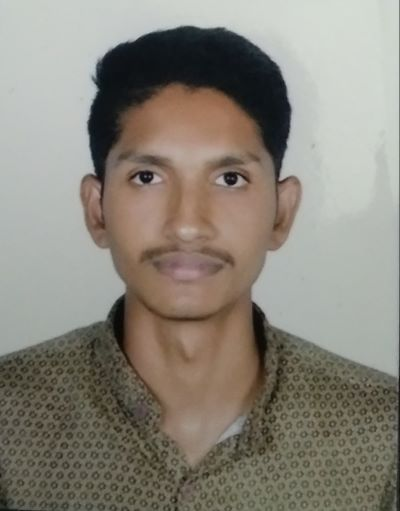
#> input picture face recognition/devashish.jpg, 400 x 511 px, given in place of the camera
$ jupyter execute 'generating training data.ipynb'
#> lines starting #> are read from the running program, lines starting #| are printed output that depends on the picture
[cell 1]
import cv2
import numpy as np

[cell 2]
cap=cv2.VideoCapture(0)
face_casscade=cv2.CascadeClassifier("haarcascade_frontalface_alt.xml")

skip=0

face_data=[]
dataset_path='./data/'
file_name=input("Enter the name of the person")
#> the answer given: devashish.jpg
while True:
    ret,frame=cap.read()
#> frame is the input picture: shape (511, 400, 3); mean B, G, R 122.1, 132.4, 137.5

    if ret==False:
        continue
    gray=cv2.cvtColor(frame,cv2.COLOR_BGR2GRAY)
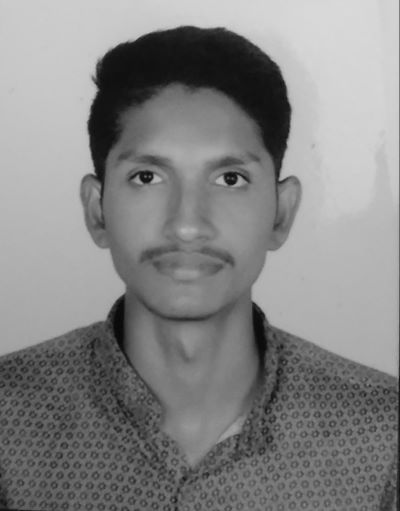
#> gray: shape (511, 400); min 6, max 217, mean 132.8

    faces=face_casscade.detectMultiScale(frame,1.3,5)
#> faces = [[84, 98, 206, 206]]
    faces=sorted(faces, key=lambda f:f[2]*f[3])
    for face in faces[-1:]:
        x,y,w,h=face
        cv2.rectangle(frame,(x,y),(x+w,y+h),(0,255,255),2)
        offset=10
        face_section=frame[y-offset:y+h+offset,x-offset:x+w+offset]
        face_section=cv2.resize(face_section,(100,100))
        if skip%10==0:
            face_data.append(face_section)
            print(len(face_data))
        cv2.imshow('Frame',frame)
        cv2.imshow('Face Section',face_section)
#> this loop made 1 pass
#> (x, y, w, h, offset) on pass 1: (84, 98, 206, 206, 10)
#| 1
#> pass 1, `face_section=frame[y-offset:y+h+offset,x-offset:x+w+offset]`:
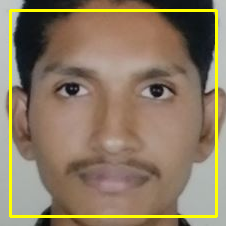
#> face_section: shape (226, 226, 3); mean B, G, R 98.8, 122.9, 140.7
#> pass 1, `face_section=cv2.resize(face_section,(100,100))`:
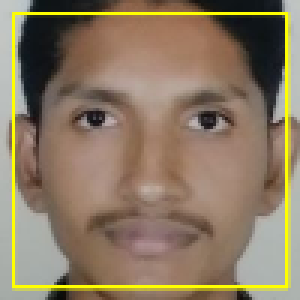
#> face_section: shape (100, 100, 3) (shown 3 times larger); mean B, G, R 99, 122.3, 140.1
#> pass 1, `cv2.imshow('Frame',frame)`:
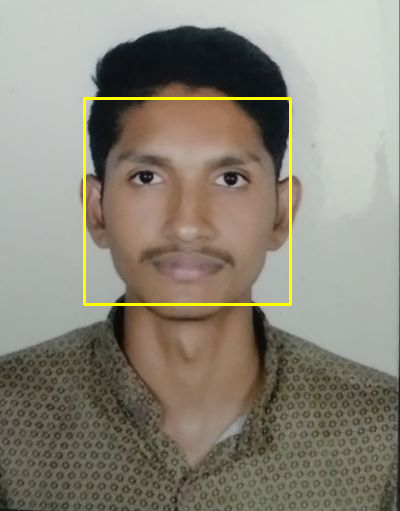
#> window 'Frame': shape (511, 400, 3); mean B, G, R 120.7, 133.9, 138.9
#> after the loop, face_data = 1 item


    key_pressed=cv2.waitKey(1) & 0xFF
#> (key q is pressed here)
    if key_pressed==ord('q'):
        break
    skip=skip+1

face_data=np.asarray(face_data)
face_data=face_data.reshape((face_data.shape[0],-1))
print(face_data.shape)
#| (1, 30000)

np.save(dataset_path+file_name+'.npy',face_data)

cap.release()
cv2.destroyAllWindows()
